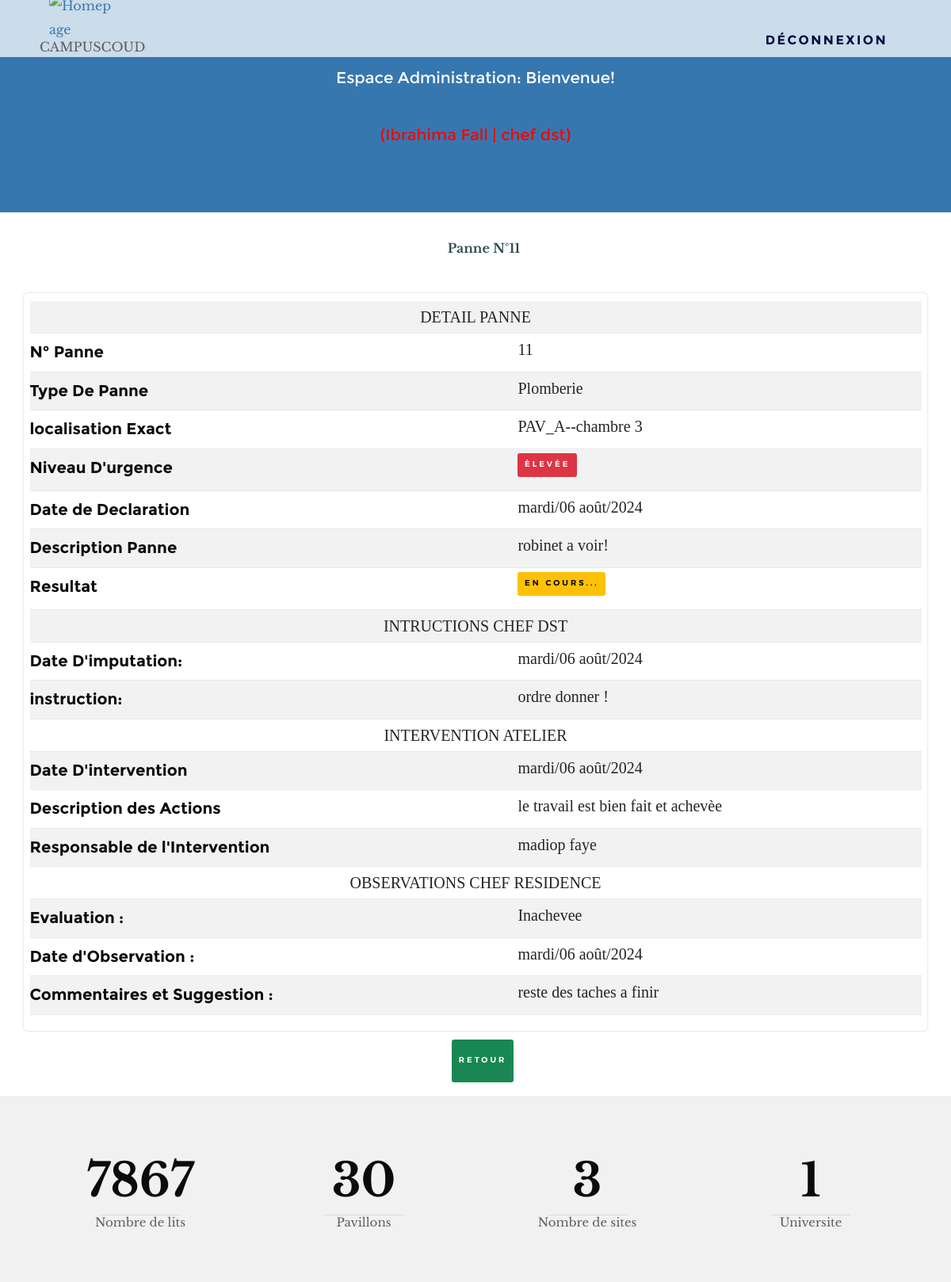
The page /profils/vuePanne.php?idPanne=11 (signed in) on the database its author committed.
### tables this page shows
CREATE TABLE `panne` (
  `id` int(11) NOT NULL,
  `type_panne` varchar(255) NOT NULL,
  `date_enregistrement` varchar(255) NOT NULL,
  `description` text NOT NULL,
  `localisation` varchar(255) NOT NULL,
  `niveau_urgence` varchar(50) NOT NULL,
  `id_chef_residence` int(11) DEFAULT NULL
);

CREATE TABLE `imputation` (
  `id` int(11) NOT NULL,
  `id_chef_dst` int(11) NOT NULL,
  `id_panne` int(11) NOT NULL,
  `instruction` text NOT NULL,
  `date_imputation` varchar(255) NOT NULL,
  `resultat` text NOT NULL
);

CREATE TABLE `intervention` (
  `id` int(11) NOT NULL,
  `date_intervention` varchar(255) NOT NULL,
  `description_action` text NOT NULL,
  `resultat` text NOT NULL,
  `personne_agent` varchar(255) NOT NULL,
  `id_chef_atelier` int(11) DEFAULT NULL,
  `id_panne` int(11) DEFAULT NULL
);

CREATE TABLE `observation` (
  `id` int(11) NOT NULL,
  `evaluation_qualite` varchar(50) NOT NULL,
  `date_observation` varchar(255) NOT NULL,
  `commentaire_suggestion` text NOT NULL,
  `id_chef_residence` int(11) DEFAULT NULL,
  `id_panne` int(11) DEFAULT NULL,
  `id_intervention` int(11) DEFAULT NULL
);

### traitement/fonction.php (called while the page is built, shortened)
<?php
function obtenirPanneParId($connexion, $panneId) {
    $sql = "
        SELECT
            p.id AS panne_id,
            p.type_panne,
            p.date_enregistrement,
            p.description AS panne_description,
            p.localisation,
            p.niveau_urgence,
            u.nom AS chef_nom,
            u.profil1 AS chef_role,
            i.id AS intervention_id,
            i.date_intervention,
            i.description_action,
            i.resultat,
            i.personne_agent,
            o.id AS observation_id,
            o.evaluation_qualite,
            o.date_observation,
            o.commentaire_suggestion,
            m.id AS imputation_id,
            m.id_chef_dst,
            m.instruction,
            m.date_imputation
        FROM Panne p
        LEFT JOIN Utilisateur u ON p.id_chef_residence = u.id
        LEFT JOIN Intervention i ON p.id = i.id_panne
        LEFT JOIN Observation o ON p.id = o.id_panne
        LEFT JOIN Imputation m ON p.id = m.id_panne
        WHERE p.id = ?
    ";
    $stmt = $connexion->prepare($sql);
    $stmt->bind_param('i', $panneId);
    $stmt->execute();
    $result = $stmt->get_result();
    return $result->fetch_all(MYSQLI_ASSOC);
}

### profils/vuePanne.php (the view, shortened to what this page needs)
<?php
include('../traitement/fonction.php');
include('../traitement/requete.php');
$idPanne = isset($_GET['idPanne']) ? (int)$_GET['idPanne'] : null;
$pannes = obtenirPanneParId($connexion, $idPanne);
?>
<!DOCTYPE html>
<html lang="en">
<head>
    <link rel="stylesheet" href="assets/css/base.css" />
    <link rel="stylesheet" href="../assets/css/vendor.css" />
    <link rel="stylesheet" href="../assets/css/main.css" />
    <link rel="stylesheet" href="../assets/css/login.css" />
    <link rel="stylesheet" href="../assets/bootstrap/css/bootstrap.min.css">
    <link rel="stylesheet" href="../assets/css/styles.css">
    <link rel="stylesheet" href="../assets/bootstrap/css/bootstrap.min.css">
    <link rel="stylesheet" href="../assets/bootstrap/js/bootstrap.min.js">
    <link rel="stylesheet" href="../assets/bootstrap/js/bootstrap.bundle.min.js">
    <link href="https://cdn.jsdelivr.net/npm/bootstrap@5.0.2/dist/css/bootstrap.min.css" rel="stylesheet"
>
</head>
<body>
    <?php include('../head.php'); ?>
    <br>
    <ul class="nav justify-content-center">
        <li class="nav-item">
            <strong>Panne N°<?php echo htmlspecialchars($idPanne); ?></strong>
        </li>
    </ul>
    <br>
    <div id="refreshedContent" class="container">
        <table class="table table-striped" style="font-size: 20px; font-family: 'Times New Roman', Times, serif;">
            <tbody>
                <tr>
                    <td colspan="2" style="text-align: center;">DETAIL PANNE</td>
                </tr>
                <?php if ($pannes): ?>
                <?php foreach ($pannes as $panne): ?>
                <tr>
                    <th scope="col">N° Panne</th>
                    <td><?php echo htmlspecialchars($panne['panne_id']); ?></td>
                </tr>
                <tr>
                    <th scope="col">Type De Panne</th>
                    <td><?php echo htmlspecialchars($panne['type_panne']); ?></td>
                </tr>
                <tr>
                    <th scope="col">localisation Exact</th>
                    <td><?php echo htmlspecialchars($panne['localisation']); ?></td>
                </tr>
                <tr>
                    <th scope="col">Niveau D'urgence</th>
                    <td>
                        <?php if ($panne['niveau_urgence'] == 'Faible'): ?>
                        <button class="btn btn-info" style="width:;height: 30px;">Faible</button>
                        <?php elseif($panne['niveau_urgence'] == 'Moyenne'): ?>
                        <button class="btn btn-warning" style="width:;height: 30px;">Moyenne</button>
                        <?php elseif($panne['niveau_urgence'] == 'Èlevèe'): ?>
                        <button class="btn btn-danger" style="width:;height: 30px;">Èlevèe</button>
                        <?php endif; ?>
                    </td>
                </tr>
                <tr>
                    <th scope="col">Date de Declaration</th>
                    <td><?php  echo htmlspecialchars($panne['date_enregistrement']);  ?></td>
                </tr>
                <tr>
                    <th scope="col">Description Panne</th>
                    <td><?php echo htmlspecialchars($panne['panne_description']); ?></td>
                </tr>
                <tr>
                    <th scope="col">Resultat</th>
                    <td>
                        <?php if ($panne['resultat'] == 'depanner'): ?>
                        <button class="btn btn-success" disabled style="width:;height: 30px;">Dépanné</button>
                        <?php elseif ($panne['resultat'] == 'en cours'): ?>
                        <button class="btn btn-warning btn-depanner" style="width:;height: 30px;"
                            data-panne-id="<?php echo $panne['panne_id']; ?>" data-bs-toggle="modal"
                            data-bs-target="#exampleModal">en cours...</button>
                        <?php else: ?>
                        <button class="btn btn-danger" disabled style="width:;height: 30px;">Non Depanner</button>
                        <?php endif; ?>
                    </td>
                </tr>
                <?php if ($_SESSION['profil'] != 'residence' && $panne['date_imputation'] != null) : ?>
                <tr>
                    <td colspan="2" style="text-align: center;">INTRUCTIONS CHEF DST </td>
                </tr>
                <tr>
                    <th scope="col">Date D'imputation:</th>
                    <td><?php echo htmlspecialchars($panne['date_imputation']); ?></td>
                </tr>
                <tr>
                    <th scope="col">instruction:</th>
                    <td><?php echo htmlspecialchars($panne['instruction']); ?></td>
                </tr>
                <?php endif; ?>
                <?php if ($panne['resultat'] == 'depanner' || $panne['resultat'] == 'en cours') : ?>
                <tr>
                    <td colspan="2" style="text-align: center;">INTERVENTION ATELIER </td>
                </tr>
                <tr>
                    <th scope="col">Date D'intervention</th>
                    <td><?php echo htmlspecialchars($panne['date_intervention']); ?></td>
                </tr>
                <tr>
                    <th scope="col">Description des Actions</th>
                    <td><?php echo htmlspecialchars($panne['description_action']); ?></td>
                </tr>
                <tr>
                    <th scope="col">Responsable de l'Intervention</th>
                    <td><?php echo htmlspecialchars($panne['personne_agent']); ?></td>
                </tr>
                <tr>
                    <td colspan="2" style="text-align: center;">OBSERVATIONS CHEF RESIDENCE</td>
                </tr>
                <tr>
                    <th scope="col">Evaluation :</th>
                    <td><?php echo htmlspecialchars($panne['evaluation_qualite']); ?></td>
                </tr>
                <tr>
                    <th scope="col">Date d'Observation :</th>
                    <td><?php echo htmlspecialchars($panne['date_observation']); ?></td>
                </tr>
                <tr>
                    <th scope="col">Commentaires et Suggestion :</th>
                    <td><?php echo htmlspecialchars($panne['commentaire_suggestion']); ?></td>
                </tr>
                <?php endif; ?>
                <?php endforeach; ?>
                <?php else: ?>
                <tr>
                    <td colspan="7">Aucune panne trouvée ou erreur.</td>
                </tr>
                <?php endif; ?>
            </tbody>
        </table>
    </div>
    <ul class="nav justify-content-center">
        <li class="nav-item">
            <a class="nav-link active" href="javascript:history.back()"><button
                    class="btn btn-success">Retour</button></a>
        </li>
    </ul>
</body>
<?php include('../footer.php'); ?>
</html>

### assets/css/base.css (style rules this page uses)
html { font-family: sans-serif; line-height: 1.15; -ms-text-size-adjust: 100%; -webkit-text-size-adjust: 100%; }
body { margin: 0; }
a { background-color: transparent; -webkit-text-decoration-skip: objects; }
b, strong { font-weight: inherit; }
b, strong { font-weight: bolder; }
button, input, optgroup, select, textarea { font-family: sans-serif; font-size: 100%; line-height: 1.15; margin: 0; }
button, input { overflow: visible; }
button, select { text-transform: none; }
button, html [type="button"], [type="reset"], [type="submit"] { -webkit-appearance: button; }
html { font-size: 62.5%; box-sizing: border-box; }
*, *::before, *::after { box-sizing: inherit; }
body { font-weight: normal; line-height: 1; word-wrap: break-word; text-rendering: optimizeLegibility; -webkit-overflow-scrolling: touch; -webkit-text-size-adjust: none; }
body, input, button { -moz-osx-font-smoothing: grayscale; -webkit-font-smoothing: antialiased; }
div, dl, dt, dd, ul, ol, li, h1, h2, h3, h4, h5, h6, pre, form, p, blockquote, th, td { margin: 0; padding: 0; }
strong, b { font-weight: bold; line-height: inherit; }
ol, ul { list-style: none; }
li { display: block; }
a { text-decoration: none; line-height: inherit; }

### assets/css/main.css (style rules this page uses)
html { font-size: 10px; font-family:'Times New Roman', Times, serif }
html, body { height: 100%; }
body { background: #ffffff; font-family: "librebaskerville-regular", serif; font-size: 1.6rem; line-height: 1.875; color: #5f5f5f; margin: 0; padding: 0; }
a { color: #3777B0; -webkit-transition: all 0.3s ease-in-out; transition: all 0.3s ease-in-out; }
em, i, strong, b { font-size: inherit; line-height: inherit; font-style: normal; font-weight: normal; }
strong, b { font-family: "librebaskerville-bold", serif; }
ul { list-style: disc; }
li { display: list-item; }
ol, ul { margin-left: 1.7rem; }
ul li { padding-left: .4rem; }
table { border-width: 0; width: 100%; max-width: 100%; font-family: "librebaskerville-regular", serif; }
th, td { padding: 1.5rem 3rem; text-align: left; border-bottom: 1px solid #E8E8E8; }
th { color: #0D0A0B; font-family: "montserrat-bold", sans-serif; }
td { line-height: 1.5; }
th:first-child, td:first-child { padding-left: 0; }
th:last-child, td:last-child { padding-right: 0; }

### assets/css/login.css (style rules this page uses)
.container { max-width: 600px; margin: 50px auto; margin: 0.5% auto; margin-top: 1%; padding: 20px; border-radius: 5px; box-shadow: 0 0 3px rgba(0, 0, 0, 0.2); text-align: center; }
body { background-color: #f3f3f3; }
.btn, button, input[type="submit"], input[type="reset"], input[type="button"] { display: inline-block; font-family: "montserrat-semibold", sans-serif; font-size: 1.2rem; text-transform: uppercase; letter-spacing: 0.3rem; height: 5.4rem; line-height: calc(5.4rem - 0.6rem); padding: 0 3rem; margin: 0 0.3rem 1.2rem 0; color: #151515; text-decoration: none; cursor: pointer; text-align: center; white-space: nowrap; -webkit-transition: all 0.3s ease-in-out; transition: all 0.3s ease-in-out; background-color: #c5c5c5; border: 0.3rem solid #c5c5c5; }
button, .btn { margin-bottom: 1.2rem; }
input, textarea, select, pre, blockquote, figure, table, p, ul, ol, dl, form, .video-container, .ss-custom-select { margin-bottom: 3rem; }

### assets/css/styles.css (style rules this page uses)
body { font-family: Arial, sans-serif; background-color: #f2f2f2; }
.container { max-width: 500px; padding: 10px; background-color: #fff; border-radius: 5px; box-shadow: 0 0 3px rgba(0, 0, 0, 0.2); width: 50%; text-align: center; }
a { text-decoration: none; }
a { text-decoration: none !important; }
li, a { font-size: 16px !important; }
strong { text-align: center; margin-bottom: 1%; font-size: 20px; color: darkslategray; }

### rows shown on the page
panne: id "11", type_panne "Plomberie", localisation "PAV_A--chambre 3", niveau_urgence "ÈLEVÈE", date_enregistrement "mardi/06 août/2024", description "robinet a voir!", imputation.date_imputation "mardi/06 août/2024", imputation.instruction "ordre donner !", intervention.date_intervention "mardi/06 août/2024", intervention.description_action "le travail est bien fait et achevèe", intervention.personne_agent "madiop faye", observation.evaluation_qualite "Inachevee", observation.date_observation "mardi/06 août/2024", observation.commentaire_suggestion "reste des taches a finir"

### other values the page prints
$_SESSION['prenom'] "Ibrahima"
$_SESSION['nom'] "Fall"
$_SESSION['profil2'] "chef dst"
$idPanne "11"
